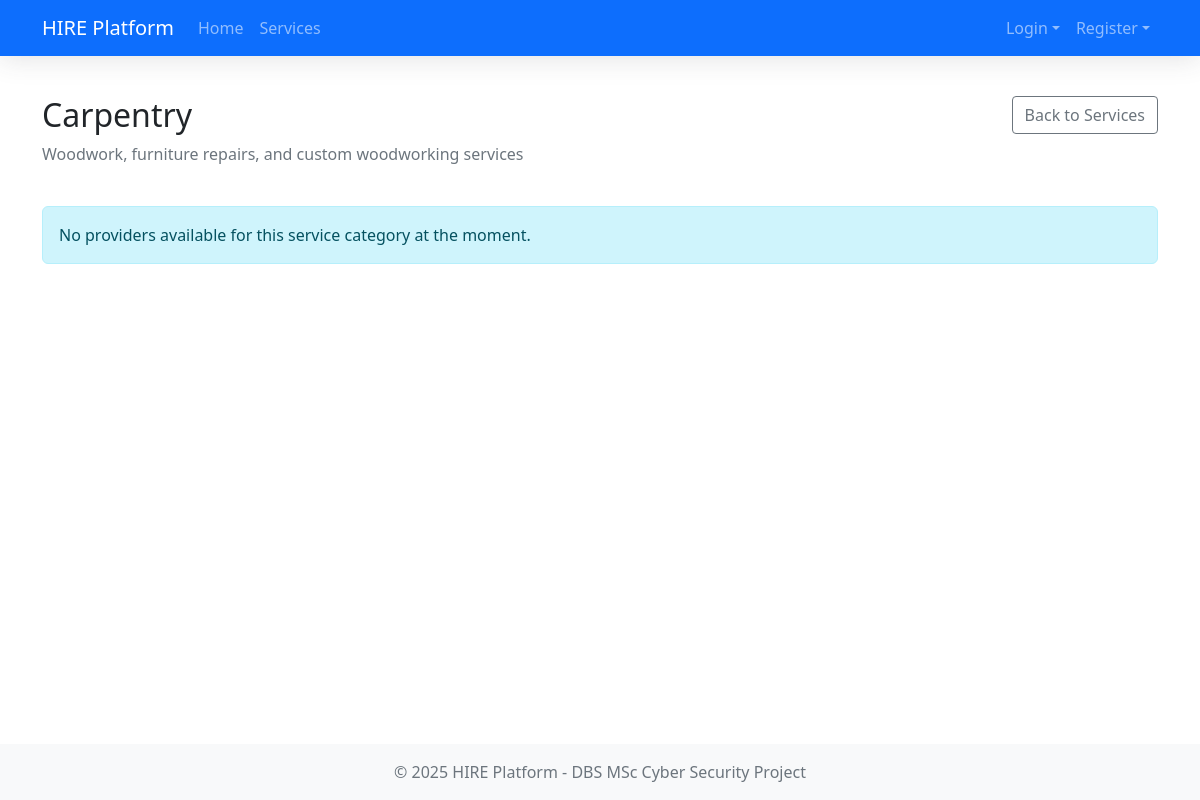
Screenshot of /services/4 with the database file from the repository.
### models.py (models this page shows, shortened)
class ServiceCategory(db.Model):
    __tablename__ = 'service_categories'
    id = db.Column(db.Integer, primary_key=True)
    name = db.Column(db.String(50), unique=True, nullable=False)
    description = db.Column(db.Text, nullable=False)

### routes.py (the view)
@service_bp.route('/<int:category_id>')
def service_detail(category_id):
    category = ServiceCategory.query.get_or_404(category_id)
    provider_categories = ProviderCategory.query.filter_by(category_id=category_id).all()
    providers = [pc.provider for pc in provider_categories if pc.provider.is_verified and pc.provider.is_available]
    return render_template('services/detail.html', category=category, providers=providers, user=get_current_user())

### app.py (called while the page is built)
@app.context_processor
def utility_processor():
    def format_datetime(value, format='%d %b, %Y %H:%M'):
        """Format a datetime object to string"""
        if value is None:
            return ""
        return value.strftime(format)
    def format_currency(value):
        """Format a number as currency"""
        if value is None:
            return "$0.00"
        return f"${value:.2f}"
    return dict(
        format_datetime=format_datetime,
        format_currency=format_currency
    )

### routes.py (called while the page is built)
def get_current_user():
    user_id = session.get('user_id')
    user_type = session.get('user_type')
    if not user_id or not user_type:
        return None
    if user_type == 'customer':
        return Customer.query.get(user_id)
    elif user_type == 'provider':
        return Provider.query.get(user_id)
    return None

### templates/services/detail.html (shortened to what this page needs)
{% extends "base.html" %}
{% block content %}
<div class="row mb-4">
    <div class="col-md-8">
        <h2>{{ category.name }}</h2>
        <p class="text-muted">{{ category.description }}</p>
    </div>
    <div class="col-md-4 text-end">
        <a href="{{ url_for('service_list') }}" class="btn btn-outline-secondary">Back to Services</a>
    </div>
</div>
{% if providers %}
    <div class="row mb-4">
        <div class="col-12">
            <h3>Available Providers</h3>
        </div>
    </div>
    <div class="row row-cols-1 row-cols-md-3 g-4">
        {% for provider in providers %}
            <div class="col">
                <div class="card h-100">
                    <div class="card-body">
                        <h5 class="card-title">{{ provider.get_full_name() }}</h5>
                        <p class="card-text mb-1">
                            <strong>Experience:</strong> {{ provider.experience_years }} years
                        </p>
                        <p class="card-text mb-3">
                            <strong>Rating:</strong>
                            {% if provider.avg_rating %}
                                {% for i in range(5) %}
                                    {% if i < provider.avg_rating|int %}
                                        <span class="text-warning">★</span>
                                    {% elif i < provider.avg_rating|round(0, 'ceil')|int and (provider.avg_rating % 1) >= 0.5 %}
                                        <span class="text-warning">★</span>
                                    {% else %}
                                        <span class="text-secondary">★</span>
                                    {% endif %}
                                {% endfor %}
                                ({{ provider.avg_rating }})
                            {% else %}
                                No ratings yet
                            {% endif %}
                        </p>
                        {% set provider_service = provider.services|selectattr('category_id', 'equalto', category.id)|first %}
                        {% if provider_service %}
                            <p class="card-text">
                                <strong>Price:</strong> ${{ provider_service.price_rate }}
                            </p>
                        {% endif %}
                    </div>
                    <div class="card-footer bg-transparent">
                        {% if user and session.get('user_type') == 'customer' %}
                            <a href="{{ url_for('create_booking', provider_id=provider.id) }}?category_id={{ category.id }}" class="btn btn-primary">Book Now</a>
                        {% else %}
                            <a href="{{ url_for('customer.login') }}" class="btn btn-outline-primary">Login to Book</a>
                        {% endif %}
                    </div>
                </div>
            </div>
        {% endfor %}
    </div>
{% else %}
    <div class="alert alert-info">
        <p class="mb-0">No providers available for this service category at the moment.</p>
    </div>
{% endif %}
{% endblock %}

### static/css/style.css (style rules this page uses)
body { min-height: 100vh; display: flex; flex-direction: column; }
.btn { border-radius: 4px; }

### rows the page displays
ServiceCategory: name "Carpentry", description "Woodwork, furniture repairs, and custom woodworking services"
